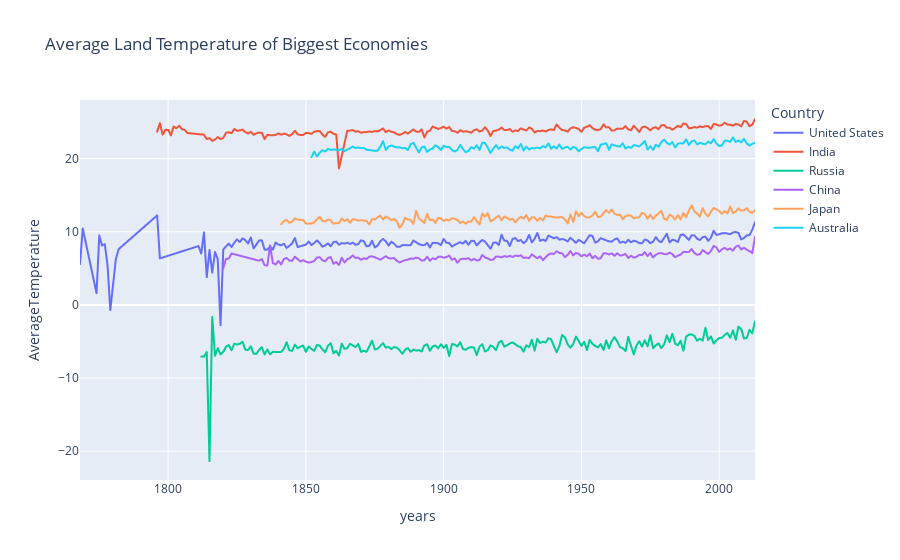

Source (notebook cell):
### Markdown cell above
Finally, we create a line chart using Plotly Express that displays the average land temperature for the biggest economies over the years, with each country's data shown in a different color.

### Code cell
# Create and display line plot
fig = px.line(avg_countries_temp, x='years', y='AverageTemperature', color='Country',
       title='Average Land Temperature of Biggest Economies')
fig.show()

### Figure 1 — Plotly figure (JSON) as saved in the notebook; plotly's stock layout.template omitted (floating-point values rounded to 4 significant figures; data arrays with more than 128 entries replaced by an {"elided": "..."} marker saying what was removed)
{"data": [{"hovertemplate": "Country=United States<br>years=%{x}<br>AverageTemperature=%{y}<extra></extra>", "legendgroup": "United States", "line": {"color": "#636efa", "dash": "solid"}, "mode": "lines", "name": "United States", "showlegend": true, "type": "scattergl", "x": {"elided": "215 str values"}, "xaxis": "x", "y": {"elided": "215 float values"}, "yaxis": "y"}, {"hovertemplate": "Country=India<br>years=%{x}<br>AverageTemperature=%{y}<extra></extra>", "legendgroup": "India", "line": {"color": "#EF553B", "dash": "solid"}, "mode": "lines", "name": "India", "showlegend": true, "type": "scattergl", "x": {"elided": "211 str values"}, "xaxis": "x", "y": {"elided": "211 float values"}, "yaxis": "y"}, {"hovertemplate": "Country=Russia<br>years=%{x}<br>AverageTemperature=%{y}<extra></extra>", "legendgroup": "Russia", "line": {"color": "#00cc96", "dash": "solid"}, "mode": "lines", "name": "Russia", "showlegend": true, "type": "scattergl", "x": {"elided": "202 str values"}, "xaxis": "x", "y": {"elided": "202 float values"}, "yaxis": "y"}, {"hovertemplate": "Country=China<br>years=%{x}<br>AverageTemperature=%{y}<extra></extra>", "legendgroup": "China", "line": {"color": "#ab63fa", "dash": "solid"}, "mode": "lines", "name": "China", "showlegend": true, "type": "scattergl", "x": {"elided": "185 str values"}, "xaxis": "x", "y": {"elided": "185 float values"}, "yaxis": "y"}, {"hovertemplate": "Country=Japan<br>years=%{x}<br>AverageTemperature=%{y}<extra></extra>", "legendgroup": "Japan", "line": {"color": "#FFA15A", "dash": "solid"}, "mode": "lines", "name": "Japan", "showlegend": true, "type": "scattergl", "x": {"elided": "173 str values"}, "xaxis": "x", "y": {"elided": "173 float values"}, "yaxis": "y"}, {"hovertemplate": "Country=Australia<br>years=%{x}<br>AverageTemperature=%{y}<extra></extra>", "legendgroup": "Australia", "line": {"color": "#19d3f3", "dash": "solid"}, "mode": "lines", "name": "Australia", "showlegend": true, "type": "scattergl", "x": {"elided": "162 str values"}, "xaxis": "x", "y": {"elided": "162 float values"}, "yaxis": "y"}], "layout": {"legend": {"title": {"text": "Country"}, "tracegroupgap": 0}, "title": {"text": "Average Land Temperature of Biggest Economies"}, "xaxis": {"anchor": "y", "domain": [0, 1], "title": {"text": "years"}}, "yaxis": {"anchor": "x", "domain": [0, 1], "title": {"text": "AverageTemperature"}}}}
